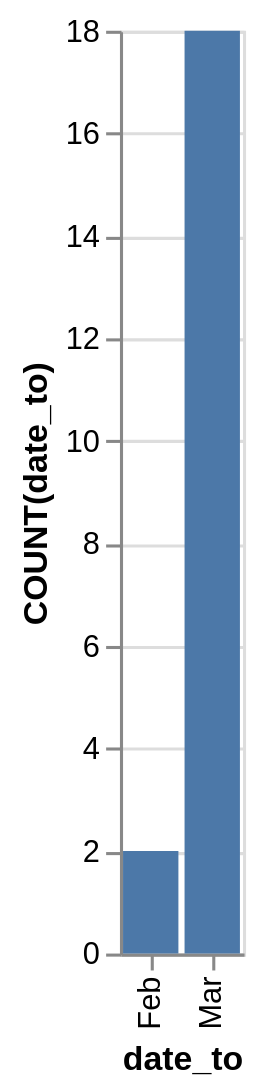

Describe this chart as a Vega-Lite specification.
### Vega-Lite specification from a JSON file in a GitHub repository (floating-point values rounded to 4 significant figures)
{"data": {"values": [{"x_data": "Feb", "y_data": 2}, {"x_data": "Mar", "y_data": 18}]}, "mark": "bar", "encoding": {"x": {"field": "x_data", "type": "nominal", "title": "date_to", "sort": {"op": "sum", "field": "y_data", "order": "ascending"}}, "y": {"field": "y_data", "type": "quantitative", "title": "COUNT(date_to)"}}}
